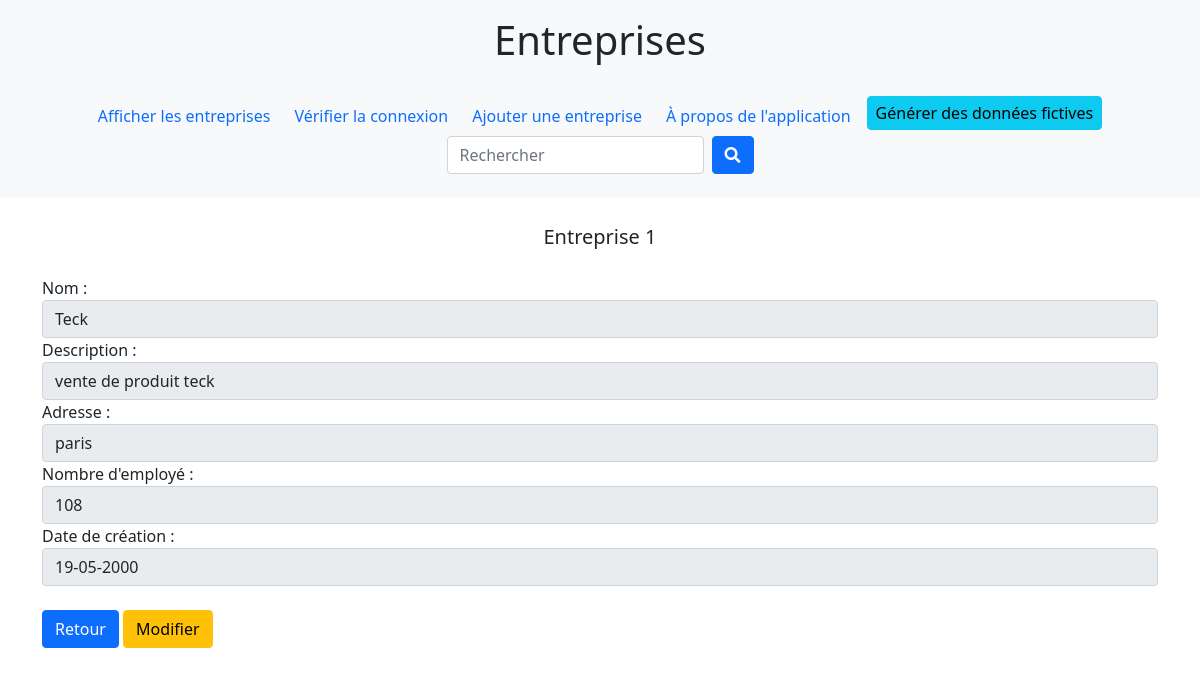
The app's page /index.php?action=voir&id=1 with its own data.
### tables this page shows
CREATE TABLE `entreprises` (
  `id` int(11) NOT NULL,
  `logo` varchar(225) DEFAULT 'logo.jpg',
  `nom` varchar(225) NOT NULL,
  `description` varchar(225) NOT NULL,
  `adresse` varchar(255) NOT NULL,
  `dateC` varchar(255) NOT NULL,
  `nbrEmp` int(11) NOT NULL
);

### entreprise.php (called while the page is built, shortened)
<?php
class Entreprise
{
    private ?int $id = null;
    private string $nom;
    private string $description;
    private string $adresse;
    private string $dateC;
    private int $nbrEmp;
    public function __construct(PDO $pdo, string $nom = "", string $description = "", string $adresse = "", int $nbrEmp = 1, string $dateC = "")
    {
        $this->nom = $nom;
        $this->description = $description;
        $this->adresse = $adresse;
        $this->nbrEmp = max(1, $nbrEmp);
        $this->dateC = $dateC ?: date('Y-m-d');
    }
    public static function fromArray(array $row, PDO $pdo): Entreprise
    {
        $entreprise = new self(
            $pdo,
            $row['nom'],
            $row['description'],
            $row['adresse'],
            (int)$row['nbrEmp'],
            $row['dateC']
        );
        $entreprise->setId((int)$row['id']);
        $entreprise->setLogo($row['logo'] ?? null);
        return $entreprise;
    }
    public function getId(): ?int { return $this->id; }
    public function getNom(): string { return $this->nom; }
    public function getDescription(): string { return $this->description; }
    public function getAdresse(): string { return $this->adresse; }
    public function getDateC(): string { return $this->dateC; }
    public function getNbrEmp(): int { return $this->nbrEmp; }
    public function setId(int $id): void { $this->id = $id; }
    public static function rechercherParId(int $id, PDO $pdo): ?Entreprise
    {
        $stmt = $pdo->prepare("SELECT * FROM entreprises WHERE id = :id");
        $stmt->execute([':id' => $id]);
        $data = $stmt->fetch(PDO::FETCH_ASSOC);
        return $data ? self::fromArray($data, $pdo) : null;
    }
}
?>

### index.php (the view, shortened to what this page needs)
<?php
include 'entreprise.php';
$contenuePrincipale = "";
$pdo = connecter();
if (!empty($_GET['action'])) {
    $action = htmlspecialchars($_GET['action'], ENT_QUOTES, 'UTF-8');
    switch ($action) {
        case "voir":
            $id = (int)htmlspecialchars($_GET['id'], ENT_QUOTES, 'UTF-8');
            $entreprise = Entreprise::rechercherParId($id, $pdo);
            if ($entreprise) {
                $contenuePrincipale .= '
                <p class="lead text-center my-4">Entreprise ' . $entreprise->getId() . '</p>
                <form method="POST">
                    <div class="form-group">
                        <label for="nom">Nom :</label>
                        <input type="text" class="form-control" id="nom" name="nom" value="' . htmlspecialchars($entreprise->getNom(), ENT_QUOTES, 'UTF-8') . '" required disabled>
                    </div>
                    <div class="form-group">
                        <label for="description">Description :</label>
                        <input type="text" class="form-control" id="description" name="description" value="' . htmlspecialchars($entreprise->getDescription(), ENT_QUOTES, 'UTF-8') . '" required disabled>
                    </div>
                    <div class="form-group">
                        <label for="adresse">Adresse :</label>
                        <input type="text" class="form-control" id="adresse" name="adresse" value="' . htmlspecialchars($entreprise->getAdresse(), ENT_QUOTES, 'UTF-8') . '" required disabled>
                    </div>
                    <div class="form-group">
                        <label for="nbrEmp">Nombre d\'employé :</label>
                        <input type="text" class="form-control" id="nbrEmp" name="nbrAmp" value="' . $entreprise->getNbrEmp() . '" required disabled>
                    </div>
                    <div class="form-group">
                        <label for="dateC">Date de création :</label>
                        <input type="text" class="form-control" id="dateC" name="dateC" value="' . htmlspecialchars($entreprise->getDateC(), ENT_QUOTES, 'UTF-8') . '" required disabled>
                    </div>
                    <a class="btn btn-primary btn-block my-4" href="./index.php?action=afficher">Retour</a>
                    <a class="btn btn-warning btn-block my-4" href="./index.php?action=modification_form&id=' . $id . '">Modifier</a>
                </form>';
            }
            break;
    }
} else {
    header("Location: ./index.php?action=afficher");
    exit;
}
include 'squelette.php';

### records on screen
entreprises: id "1", nom "Teck", description "vente de produit teck", adresse "paris", nbrAmp "108", dateC "19-05-2000"
